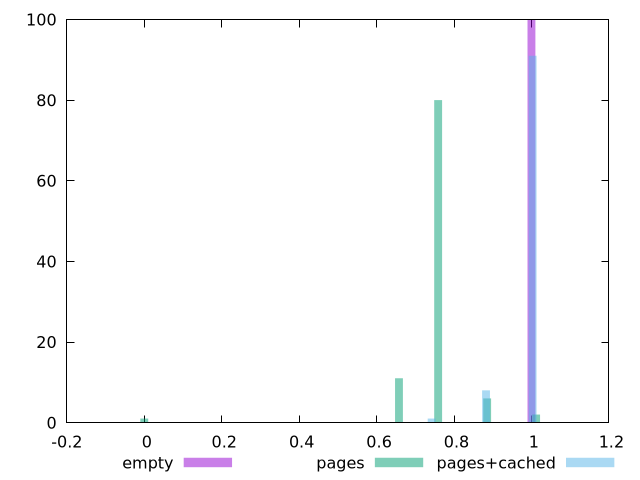

Write the gnuplot code that produced this figure.
$_empty <<EOF
1 100
EOF
$_pages <<EOF
1.01209345119138 2
0.657860743274397 11
0.759070088393535 80
0 1
0.8855817697924575 6
EOF
$_pagesCached <<EOF
0.74226623622583 1
0.882694983619906 8
1.0030624813862568 91
EOF
set key outside below
set terminal pngcairo
set output "report_00005_2020-11-02T22-26-11.212Z/unminified-css/unminified-css_empty_pages_pages+cached+hist.png"
set boxwidth 0.0202418690238276
set style fill transparent solid 0.5 noborder
set yrange [0:100]
plot $_empty title "empty" with boxes ,$_pages title "pages" with boxes ,$_pagesCached title "pages+cached" with boxes ,
